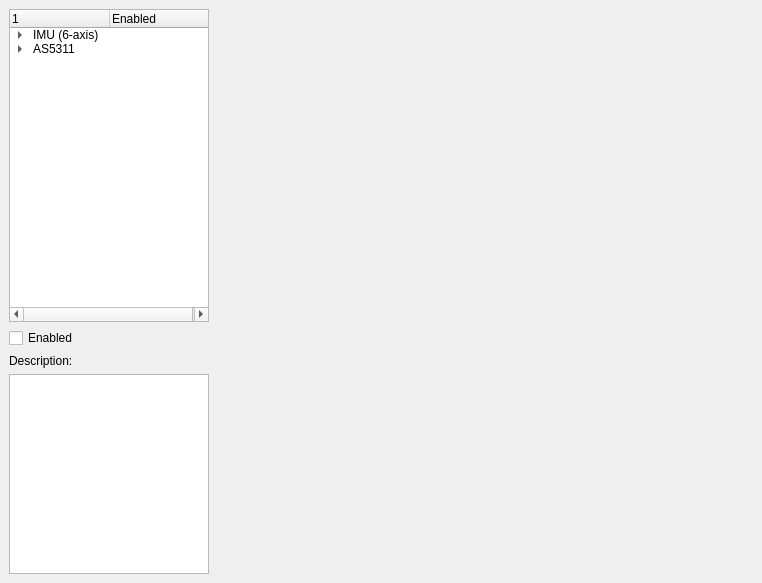
<?xml version="1.0" encoding="UTF-8"?>
<ui version="4.0">
 <class>SensorsWidget</class>
 <widget class="QWidget" name="SensorsWidget">
  <property name="geometry">
   <rect>
    <x>0</x>
    <y>0</y>
    <width>762</width>
    <height>583</height>
   </rect>
  </property>
  <property name="windowTitle">
   <string>Form</string>
  </property>
  <layout class="QHBoxLayout" name="horizontalLayout">
   <property name="leftMargin">
    <number>0</number>
   </property>
   <property name="topMargin">
    <number>0</number>
   </property>
   <property name="rightMargin">
    <number>0</number>
   </property>
   <property name="bottomMargin">
    <number>0</number>
   </property>
   <item>
    <widget class="QWidget" name="widget" native="true">
     <layout class="QVBoxLayout" name="verticalLayout">
      <property name="topMargin">
       <number>9</number>
      </property>
      <item>
       <widget class="QTreeWidget" name="treeWidget">
        <property name="sizePolicy">
         <sizepolicy hsizetype="Fixed" vsizetype="Expanding">
          <horstretch>0</horstretch>
          <verstretch>0</verstretch>
         </sizepolicy>
        </property>
        <property name="maximumSize">
         <size>
          <width>200</width>
          <height>16777215</height>
         </size>
        </property>
        <column>
         <property name="text">
          <string/>
         </property>
        </column>
        <column>
         <property name="text">
          <string>Enabled</string>
         </property>
        </column>
        <item>
         <property name="text">
          <string>IMU (6-axis)</string>
         </property>
         <item>
          <property name="text">
           <string>blah</string>
          </property>
         </item>
         <item>
          <property name="text">
           <string>blah2</string>
          </property>
         </item>
        </item>
        <item>
         <property name="text">
          <string>AS5311</string>
         </property>
         <item>
          <property name="text">
           <string>absolute</string>
          </property>
         </item>
         <item>
          <property name="text">
           <string>low-pass</string>
          </property>
         </item>
         <item>
          <property name="text">
           <string>velocity</string>
          </property>
         </item>
        </item>
       </widget>
      </item>
      <item>
       <widget class="QCheckBox" name="checkBox">
        <property name="text">
         <string>Enabled</string>
        </property>
       </widget>
      </item>
      <item>
       <widget class="QLabel" name="label">
        <property name="text">
         <string>Description:</string>
        </property>
       </widget>
      </item>
      <item>
       <widget class="QTextBrowser" name="textBrowser">
        <property name="sizePolicy">
         <sizepolicy hsizetype="Fixed" vsizetype="Expanding">
          <horstretch>0</horstretch>
          <verstretch>0</verstretch>
         </sizepolicy>
        </property>
        <property name="minimumSize">
         <size>
          <width>200</width>
          <height>0</height>
         </size>
        </property>
        <property name="maximumSize">
         <size>
          <width>200</width>
          <height>200</height>
         </size>
        </property>
       </widget>
      </item>
     </layout>
    </widget>
   </item>
   <item>
    <widget class="QStackedWidget" name="stackedWidget">
     <widget class="QWidget" name="page"/>
     <widget class="QWidget" name="page_2"/>
    </widget>
   </item>
  </layout>
 </widget>
 <resources/>
 <connections/>
</ui>
